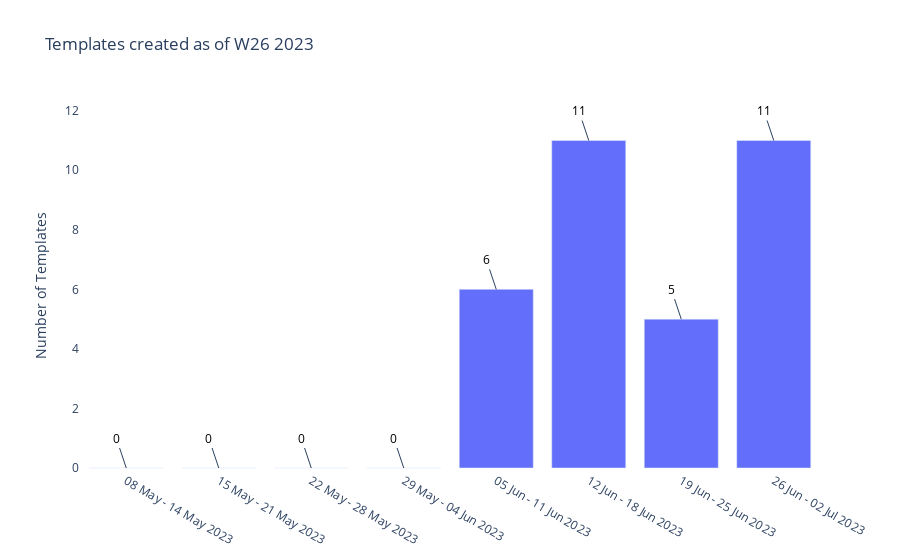

This figure's notebook cell:
### Markdown cell above
### Create dataframe and make a graph

### Code cell
# Prepare data for the bar chart
week_ranges = []  # List to store week ranges
files_added_by_week = []  # List to store the number of files added per week

# Get the current date
current_date = datetime.now().date()
# Get the current week number and year
current_week = datetime.now().strftime("%W")
current_year = datetime.now().strftime("%Y")

# Get the start date of the current week (Monday)
current_start_date = current_date - timedelta(days=current_date.weekday())

# Iterate over the last 8 weeks
for i in range(8):
    start_date = current_start_date - timedelta(weeks=i)
    end_date = start_date + timedelta(days=6)
    week_range = f"{start_date.strftime('%d %b')} - {end_date.strftime('%d %b %Y')}"
    week_ranges.append(week_range)

    # Count the number of files added in the current week
    files_added_in_week = len([file for file in files_added if start_date <= file['file_created'].date() <= end_date])
    files_added_by_week.append(files_added_in_week)
    
# Create the bar chart
fig = go.Figure(data=go.Bar(x=week_ranges[::-1], y=files_added_by_week[::-1]))

# Add labels to each bar
for i, count in enumerate(files_added_by_week):
    fig.add_annotation(
        x=week_ranges[i],
        y=count,
        text=str(count),
        showarrow=True,
        font=dict(color="black", size=12),
        align="center",
        valign="bottom",
        textangle=0,  # Rotate the label horizontally
    )

# Update the layout of the chart
fig.update_layout(
    title= f"Templates created as of W{current_week} {current_year}",
    yaxis_title="Number of Templates",
    plot_bgcolor="white",
)

# Get the current timestamp
timestamp = datetime.now().strftime("%Y%m%d%H%M%S")

# Save the chart as an image with the timestamp in the filename
image_path = f"bar_chart_{timestamp}.png"

# Saving the chart into a .png
fig.write_image(image_path)

# Display the chart
fig.show()

### Figure 1 — Plotly figure (JSON) as saved in the notebook; plotly's stock layout.template omitted (floating-point values rounded to 4 significant figures)
{"data": [{"type": "bar", "x": ["08 May - 14 May 2023", "15 May - 21 May 2023", "22 May - 28 May 2023", "29 May - 04 Jun 2023", "05 Jun - 11 Jun 2023", "12 Jun - 18 Jun 2023", "19 Jun - 25 Jun 2023", "26 Jun - 02 Jul 2023"], "y": [0, 0, 0, 0, 6, 11, 5, 11]}], "layout": {"annotations": [{"align": "center", "font": {"color": "black", "size": 12}, "showarrow": true, "text": "11", "textangle": 0, "valign": "bottom", "x": "26 Jun - 02 Jul 2023", "y": 11}, {"align": "center", "font": {"color": "black", "size": 12}, "showarrow": true, "text": "5", "textangle": 0, "valign": "bottom", "x": "19 Jun - 25 Jun 2023", "y": 5}, {"align": "center", "font": {"color": "black", "size": 12}, "showarrow": true, "text": "11", "textangle": 0, "valign": "bottom", "x": "12 Jun - 18 Jun 2023", "y": 11}, {"align": "center", "font": {"color": "black", "size": 12}, "showarrow": true, "text": "6", "textangle": 0, "valign": "bottom", "x": "05 Jun - 11 Jun 2023", "y": 6}, {"align": "center", "font": {"color": "black", "size": 12}, "showarrow": true, "text": "0", "textangle": 0, "valign": "bottom", "x": "29 May - 04 Jun 2023", "y": 0}, {"align": "center", "font": {"color": "black", "size": 12}, "showarrow": true, "text": "0", "textangle": 0, "valign": "bottom", "x": "22 May - 28 May 2023", "y": 0}, {"align": "center", "font": {"color": "black", "size": 12}, "showarrow": true, "text": "0", "textangle": 0, "valign": "bottom", "x": "15 May - 21 May 2023", "y": 0}, {"align": "center", "font": {"color": "black", "size": 12}, "showarrow": true, "text": "0", "textangle": 0, "valign": "bottom", "x": "08 May - 14 May 2023", "y": 0}], "autosize": true, "plot_bgcolor": "white", "title": {"text": "Templates created as of W26 2023"}, "xaxis": {"autorange": true, "range": [-0.5, 7.5], "type": "category"}, "yaxis": {"autorange": true, "range": [-0.2694, 14.55], "title": {"text": "Number of Templates"}, "type": "linear"}}}
